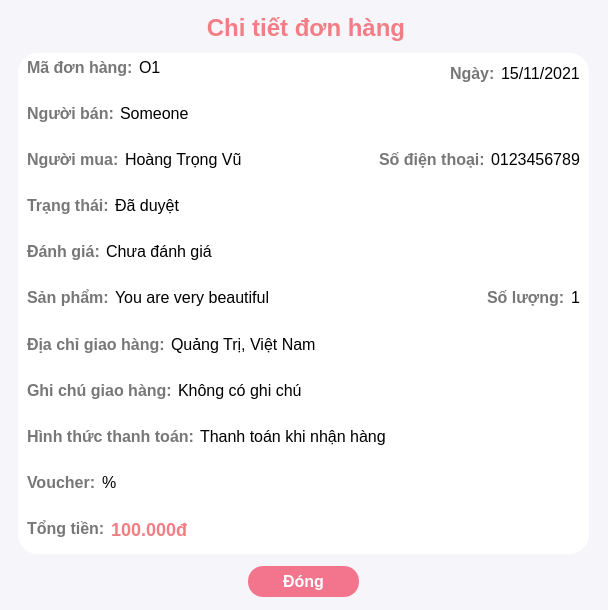
<?xml version="1.0" encoding="UTF-8"?>
<ui version="4.0">
 <class>OrderDetailDialog</class>
 <widget class="QDialog" name="OrderDetailDialog">
  <property name="geometry">
   <rect>
    <x>0</x>
    <y>0</y>
    <width>608</width>
    <height>610</height>
   </rect>
  </property>
  <property name="minimumSize">
   <size>
    <width>608</width>
    <height>610</height>
   </size>
  </property>
  <property name="maximumSize">
   <size>
    <width>608</width>
    <height>610</height>
   </size>
  </property>
  <property name="windowTitle">
   <string>Thông tin đơn hàng</string>
  </property>
  <property name="windowIcon">
   <iconset resource="../../../resources.qrc">
    <normaloff>:/images/icon/note.png</normaloff>:/images/icon/note.png</iconset>
  </property>
  <property name="styleSheet">
   <string notr="true">QDialog#OrderDetailDialog {
	background-color: #f5f5fa;
}</string>
  </property>
  <widget class="QLabel" name="label_41">
   <property name="geometry">
    <rect>
     <x>2</x>
     <y>12</y>
     <width>608</width>
     <height>31</height>
    </rect>
   </property>
   <property name="styleSheet">
    <string notr="true">font-size: 24px;
font-weight: bold;
color: #f27d85;</string>
   </property>
   <property name="text">
    <string>Chi tiết đơn hàng</string>
   </property>
   <property name="alignment">
    <set>Qt::AlignCenter</set>
   </property>
  </widget>
  <widget class="QWidget" name="wrapper" native="true">
   <property name="geometry">
    <rect>
     <x>18</x>
     <y>53</y>
     <width>571</width>
     <height>501</height>
    </rect>
   </property>
   <property name="styleSheet">
    <string notr="true">QWidget {
	font-size: 16px;
	background-color: white;
	border-radius: 20px;
}</string>
   </property>
   <layout class="QVBoxLayout" name="verticalLayout_3">
    <item>
     <widget class="QWidget" name="widget_32" native="true">
      <layout class="QHBoxLayout" name="horizontalLayout_25" stretch="0,1,0,0">
       <property name="topMargin">
        <number>5</number>
       </property>
       <property name="bottomMargin">
        <number>5</number>
       </property>
       <item>
        <widget class="QLabel" name="label_54">
         <property name="styleSheet">
          <string notr="true">font-weight: bold;
color: #777;</string>
         </property>
         <property name="text">
          <string>Mã đơn hàng:</string>
         </property>
         <property name="alignment">
          <set>Qt::AlignLeading|Qt::AlignLeft|Qt::AlignTop</set>
         </property>
        </widget>
       </item>
       <item>
        <widget class="QLabel" name="orderID">
         <property name="text">
          <string>O1</string>
         </property>
         <property name="alignment">
          <set>Qt::AlignLeading|Qt::AlignLeft|Qt::AlignTop</set>
         </property>
        </widget>
       </item>
       <item>
        <widget class="QLabel" name="label_69">
         <property name="styleSheet">
          <string notr="true">font-weight: bold;
color: #777;</string>
         </property>
         <property name="text">
          <string>Ngày:</string>
         </property>
        </widget>
       </item>
       <item>
        <widget class="QLabel" name="date">
         <property name="text">
          <string>15/11/2021</string>
         </property>
        </widget>
       </item>
      </layout>
     </widget>
    </item>
    <item>
     <widget class="QWidget" name="widget_40" native="true">
      <layout class="QHBoxLayout" name="horizontalLayout_35" stretch="0,1">
       <property name="topMargin">
        <number>5</number>
       </property>
       <property name="bottomMargin">
        <number>5</number>
       </property>
       <item>
        <widget class="QLabel" name="label_71">
         <property name="styleSheet">
          <string notr="true">font-weight: bold;
color: #777;</string>
         </property>
         <property name="text">
          <string>Người bán:</string>
         </property>
         <property name="alignment">
          <set>Qt::AlignLeading|Qt::AlignLeft|Qt::AlignTop</set>
         </property>
        </widget>
       </item>
       <item>
        <widget class="QLabel" name="sellerName">
         <property name="text">
          <string>Someone</string>
         </property>
         <property name="alignment">
          <set>Qt::AlignLeading|Qt::AlignLeft|Qt::AlignTop</set>
         </property>
        </widget>
       </item>
      </layout>
     </widget>
    </item>
    <item>
     <widget class="QWidget" name="widget_41" native="true">
      <layout class="QHBoxLayout" name="horizontalLayout_27" stretch="0,1,0,0">
       <property name="topMargin">
        <number>5</number>
       </property>
       <property name="bottomMargin">
        <number>5</number>
       </property>
       <item>
        <widget class="QLabel" name="label_57">
         <property name="styleSheet">
          <string notr="true">font-weight: bold;
color: #777;</string>
         </property>
         <property name="text">
          <string>Người mua:</string>
         </property>
         <property name="alignment">
          <set>Qt::AlignLeading|Qt::AlignLeft|Qt::AlignTop</set>
         </property>
        </widget>
       </item>
       <item>
        <widget class="QLabel" name="buyerName">
         <property name="text">
          <string>Hoàng Trọng Vũ</string>
         </property>
         <property name="alignment">
          <set>Qt::AlignLeading|Qt::AlignLeft|Qt::AlignTop</set>
         </property>
        </widget>
       </item>
       <item>
        <widget class="QLabel" name="label_74">
         <property name="styleSheet">
          <string notr="true">font-weight: bold;
color: #777;</string>
         </property>
         <property name="text">
          <string>Số điện thoại:</string>
         </property>
         <property name="alignment">
          <set>Qt::AlignLeading|Qt::AlignLeft|Qt::AlignTop</set>
         </property>
        </widget>
       </item>
       <item>
        <widget class="QLabel" name="buyerPhoneNumber">
         <property name="text">
          <string>0123456789</string>
         </property>
         <property name="alignment">
          <set>Qt::AlignLeading|Qt::AlignLeft|Qt::AlignTop</set>
         </property>
        </widget>
       </item>
      </layout>
     </widget>
    </item>
    <item>
     <widget class="QWidget" name="widget_42" native="true">
      <layout class="QHBoxLayout" name="horizontalLayout_36" stretch="0,1">
       <property name="topMargin">
        <number>5</number>
       </property>
       <property name="bottomMargin">
        <number>5</number>
       </property>
       <item>
        <widget class="QLabel" name="label_72">
         <property name="styleSheet">
          <string notr="true">font-weight: bold;
color: #777;</string>
         </property>
         <property name="text">
          <string>Trạng thái:</string>
         </property>
         <property name="alignment">
          <set>Qt::AlignLeading|Qt::AlignLeft|Qt::AlignTop</set>
         </property>
        </widget>
       </item>
       <item>
        <widget class="QLabel" name="status">
         <property name="text">
          <string>Đã duyệt</string>
         </property>
         <property name="alignment">
          <set>Qt::AlignLeading|Qt::AlignLeft|Qt::AlignTop</set>
         </property>
        </widget>
       </item>
      </layout>
     </widget>
    </item>
    <item>
     <widget class="QWidget" name="widget_49" native="true">
      <layout class="QHBoxLayout" name="horizontalLayout_43" stretch="0,1">
       <property name="topMargin">
        <number>5</number>
       </property>
       <property name="bottomMargin">
        <number>5</number>
       </property>
       <item>
        <widget class="QLabel" name="label_73">
         <property name="styleSheet">
          <string notr="true">font-weight: bold;
color: #777;</string>
         </property>
         <property name="text">
          <string>Đánh giá:</string>
         </property>
         <property name="alignment">
          <set>Qt::AlignLeading|Qt::AlignLeft|Qt::AlignTop</set>
         </property>
        </widget>
       </item>
       <item>
        <widget class="QLabel" name="rate">
         <property name="text">
          <string>Chưa đánh giá</string>
         </property>
         <property name="alignment">
          <set>Qt::AlignLeading|Qt::AlignLeft|Qt::AlignTop</set>
         </property>
        </widget>
       </item>
      </layout>
     </widget>
    </item>
    <item>
     <widget class="QWidget" name="widget_43" native="true">
      <layout class="QHBoxLayout" name="horizontalLayout_37" stretch="0,1,0,0">
       <property name="topMargin">
        <number>5</number>
       </property>
       <property name="bottomMargin">
        <number>5</number>
       </property>
       <item>
        <widget class="QLabel" name="label_76">
         <property name="styleSheet">
          <string notr="true">font-weight: bold;
color: #777;</string>
         </property>
         <property name="text">
          <string>Sản phẩm:</string>
         </property>
         <property name="alignment">
          <set>Qt::AlignLeading|Qt::AlignLeft|Qt::AlignTop</set>
         </property>
        </widget>
       </item>
       <item>
        <widget class="QLabel" name="productName">
         <property name="text">
          <string>You are very beautiful</string>
         </property>
         <property name="alignment">
          <set>Qt::AlignLeading|Qt::AlignLeft|Qt::AlignTop</set>
         </property>
        </widget>
       </item>
       <item>
        <widget class="QLabel" name="label_77">
         <property name="styleSheet">
          <string notr="true">font-weight: bold;
color: #777;</string>
         </property>
         <property name="text">
          <string>Số lượng:</string>
         </property>
         <property name="alignment">
          <set>Qt::AlignLeading|Qt::AlignLeft|Qt::AlignTop</set>
         </property>
        </widget>
       </item>
       <item>
        <widget class="QLabel" name="productQuantity">
         <property name="text">
          <string>1</string>
         </property>
         <property name="alignment">
          <set>Qt::AlignLeading|Qt::AlignLeft|Qt::AlignTop</set>
         </property>
        </widget>
       </item>
      </layout>
     </widget>
    </item>
    <item>
     <widget class="QWidget" name="widget_44" native="true">
      <layout class="QHBoxLayout" name="horizontalLayout_38" stretch="0,1">
       <property name="topMargin">
        <number>5</number>
       </property>
       <property name="bottomMargin">
        <number>5</number>
       </property>
       <item>
        <widget class="QLabel" name="label_78">
         <property name="styleSheet">
          <string notr="true">font-weight: bold;
color: #777;</string>
         </property>
         <property name="text">
          <string>Địa chỉ giao hàng:</string>
         </property>
         <property name="alignment">
          <set>Qt::AlignLeading|Qt::AlignLeft|Qt::AlignTop</set>
         </property>
        </widget>
       </item>
       <item>
        <widget class="QLabel" name="address">
         <property name="text">
          <string>Quảng Trị, Việt Nam</string>
         </property>
         <property name="alignment">
          <set>Qt::AlignJustify|Qt::AlignTop</set>
         </property>
         <property name="wordWrap">
          <bool>true</bool>
         </property>
        </widget>
       </item>
      </layout>
     </widget>
    </item>
    <item>
     <widget class="QWidget" name="widget_45" native="true">
      <layout class="QHBoxLayout" name="horizontalLayout_39" stretch="0,1">
       <property name="topMargin">
        <number>5</number>
       </property>
       <property name="bottomMargin">
        <number>5</number>
       </property>
       <item>
        <widget class="QLabel" name="label_79">
         <property name="styleSheet">
          <string notr="true">font-weight: bold;
color: #777;</string>
         </property>
         <property name="text">
          <string>Ghi chú giao hàng:</string>
         </property>
         <property name="alignment">
          <set>Qt::AlignLeading|Qt::AlignLeft|Qt::AlignTop</set>
         </property>
        </widget>
       </item>
       <item>
        <widget class="QLabel" name="note">
         <property name="text">
          <string>Không có ghi chú</string>
         </property>
         <property name="alignment">
          <set>Qt::AlignLeading|Qt::AlignLeft|Qt::AlignTop</set>
         </property>
         <property name="wordWrap">
          <bool>true</bool>
         </property>
        </widget>
       </item>
      </layout>
     </widget>
    </item>
    <item>
     <widget class="QWidget" name="widget_46" native="true">
      <layout class="QHBoxLayout" name="horizontalLayout_40" stretch="0,1">
       <property name="topMargin">
        <number>5</number>
       </property>
       <property name="bottomMargin">
        <number>5</number>
       </property>
       <item>
        <widget class="QLabel" name="label_80">
         <property name="styleSheet">
          <string notr="true">font-weight: bold;
color: #777;</string>
         </property>
         <property name="text">
          <string>Hình thức thanh toán:</string>
         </property>
         <property name="alignment">
          <set>Qt::AlignLeading|Qt::AlignLeft|Qt::AlignTop</set>
         </property>
        </widget>
       </item>
       <item>
        <widget class="QLabel" name="payOption">
         <property name="text">
          <string>Thanh toán khi nhận hàng</string>
         </property>
         <property name="alignment">
          <set>Qt::AlignLeading|Qt::AlignLeft|Qt::AlignTop</set>
         </property>
         <property name="wordWrap">
          <bool>true</bool>
         </property>
        </widget>
       </item>
      </layout>
     </widget>
    </item>
    <item>
     <widget class="QWidget" name="widget_48" native="true">
      <layout class="QHBoxLayout" name="horizontalLayout_42" stretch="0,1">
       <property name="topMargin">
        <number>5</number>
       </property>
       <property name="bottomMargin">
        <number>5</number>
       </property>
       <item>
        <widget class="QLabel" name="label_82">
         <property name="styleSheet">
          <string notr="true">font-weight: bold;
color: #777;</string>
         </property>
         <property name="text">
          <string>Voucher:</string>
         </property>
         <property name="alignment">
          <set>Qt::AlignLeading|Qt::AlignLeft|Qt::AlignTop</set>
         </property>
        </widget>
       </item>
       <item>
        <widget class="QLabel" name="voucher">
         <property name="text">
          <string>%</string>
         </property>
         <property name="alignment">
          <set>Qt::AlignLeading|Qt::AlignLeft|Qt::AlignTop</set>
         </property>
        </widget>
       </item>
      </layout>
     </widget>
    </item>
    <item>
     <widget class="QWidget" name="widget_47" native="true">
      <layout class="QHBoxLayout" name="horizontalLayout_41" stretch="0,1">
       <property name="topMargin">
        <number>5</number>
       </property>
       <property name="bottomMargin">
        <number>5</number>
       </property>
       <item>
        <widget class="QLabel" name="label_81">
         <property name="styleSheet">
          <string notr="true">font-weight: bold;
color: #777;</string>
         </property>
         <property name="text">
          <string>Tổng tiền:</string>
         </property>
         <property name="alignment">
          <set>Qt::AlignLeading|Qt::AlignLeft|Qt::AlignTop</set>
         </property>
        </widget>
       </item>
       <item>
        <widget class="QLabel" name="totalCost">
         <property name="styleSheet">
          <string notr="true">font-weight: bold;
font-size: 18px;
color: #f27d85;</string>
         </property>
         <property name="text">
          <string>100.000đ</string>
         </property>
         <property name="alignment">
          <set>Qt::AlignLeading|Qt::AlignLeft|Qt::AlignTop</set>
         </property>
        </widget>
       </item>
      </layout>
     </widget>
    </item>
   </layout>
  </widget>
  <widget class="QPushButton" name="orderDetailClose">
   <property name="geometry">
    <rect>
     <x>248</x>
     <y>566</y>
     <width>111</width>
     <height>31</height>
    </rect>
   </property>
   <property name="cursor">
    <cursorShape>PointingHandCursor</cursorShape>
   </property>
   <property name="styleSheet">
    <string notr="true">background-color: #f2758d;
font-size: 16px;
color: white;
font-weight: bold;
padding: 6px 10px;
border-radius: 15px;</string>
   </property>
   <property name="text">
    <string>Đóng</string>
   </property>
  </widget>
 </widget>
 <resources>
  <include location="../../../resources.qrc"/>
 </resources>
 <connections/>
</ui>
